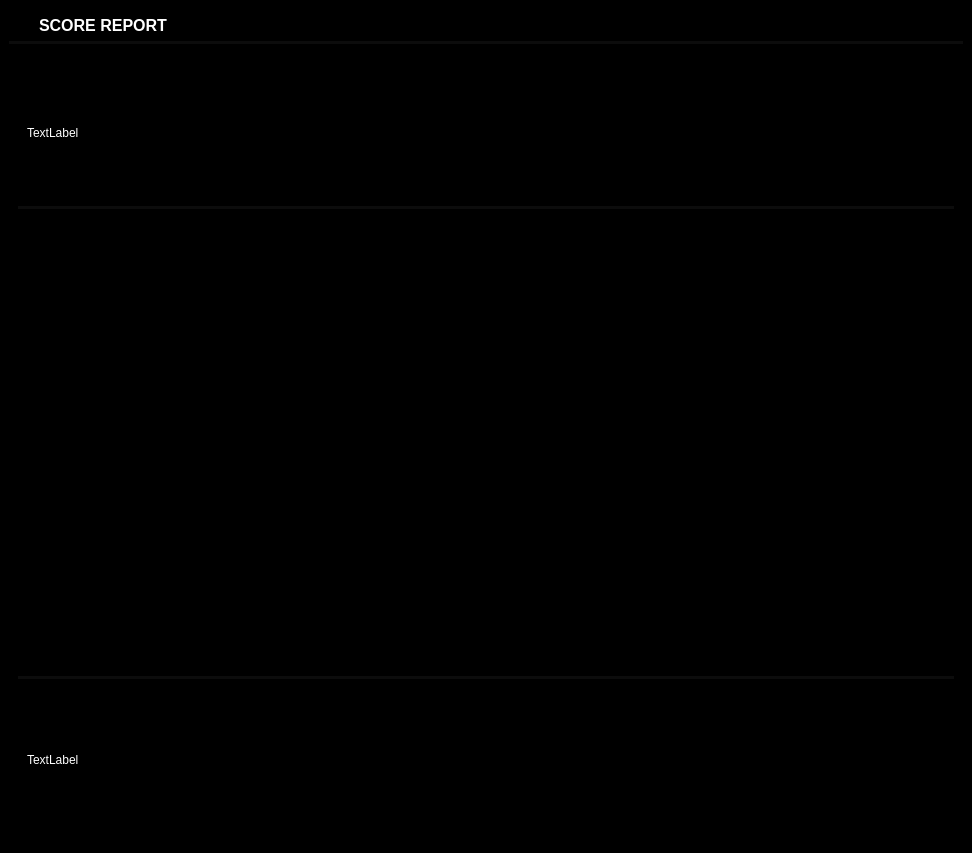
<?xml version="1.0" encoding="UTF-8"?>
<ui version="4.0">
 <class>MainWindow</class>
 <widget class="QMainWindow" name="MainWindow">
  <property name="geometry">
   <rect>
    <x>0</x>
    <y>0</y>
    <width>972</width>
    <height>853</height>
   </rect>
  </property>
  <property name="windowTitle">
   <string>MainWindow</string>
  </property>
  <property name="styleSheet">
   <string notr="true">background-color: black;
color: white;
Border: 0.5px solid white;

          </string>
  </property>
  <widget class="QWidget" name="centralwidget">
   <property name="styleSheet">
    <string notr="true">*{Border:0px}
QScrollBar:sub-page:vertical{background-color: #000000}
QScrollBar:add-page:vertical{background-color: #000000}
QScrollBar{background-color: #000000}
QScrollBar:sub-page:vertical{background-color: #000000} QScrollBar:add-page:vertical{background-color: #000000} QScrollBar{background-color: #000000}
QScrollBar::add-line:vertical { background-color: transparent}
QScrollBar::sub-line:vertical { background-color: transparent}
QScrollBar::handle:vertical {background-color: rgba(80, 80, 122, .25);}
QPushButton{color: gray}
QPushButton:hover{color: white}

QScrollBar:sub-page:horizontal{background-color: #000000}
QScrollBar:add-page:horizontal{background-color: #000000}
QScrollBar{background-color: #000000}
QScrollBar:sub-page:horizontal{background-color: #000000} QScrollBar:add-page:horizontal{background-color: #000000} QScrollBar{background-color: #000000}
QScrollBar::add-line:horizontal { background-color: transparent}
QScrollBar::sub-line:horizontal { background-color: transparent}
QScrollBar::handle:horizontal{background-color: rgba(80, 80, 122, .2);}

</string>
   </property>
   <layout class="QVBoxLayout" name="verticalLayout">
    <item>
     <widget class="QFrame" name="frame_2">
      <property name="maximumSize">
       <size>
        <width>16777215</width>
        <height>35</height>
       </size>
      </property>
      <property name="styleSheet">
       <string notr="true">Border-Bottom: 3px solid rgba(255,255,255,0.05);
</string>
      </property>
      <property name="frameShape">
       <enum>QFrame::StyledPanel</enum>
      </property>
      <property name="frameShadow">
       <enum>QFrame::Raised</enum>
      </property>
      <layout class="QHBoxLayout" name="horizontalLayout">
       <property name="spacing">
        <number>0</number>
       </property>
       <property name="leftMargin">
        <number>0</number>
       </property>
       <property name="topMargin">
        <number>0</number>
       </property>
       <property name="rightMargin">
        <number>0</number>
       </property>
       <property name="bottomMargin">
        <number>0</number>
       </property>
       <item>
        <widget class="QPushButton" name="pushButton">
         <property name="sizePolicy">
          <sizepolicy hsizetype="Preferred" vsizetype="Preferred">
           <horstretch>0</horstretch>
           <verstretch>0</verstretch>
          </sizepolicy>
         </property>
         <property name="maximumSize">
          <size>
           <width>30</width>
           <height>16777215</height>
          </size>
         </property>
         <property name="styleSheet">
          <string notr="true">Border-Bottom: 0px;</string>
         </property>
         <property name="text">
          <string/>
         </property>
         <property name="icon">
          <iconset>
           <normaloff>icons/report.svg</normaloff>icons/report.svg</iconset>
         </property>
         <property name="iconSize">
          <size>
           <width>30</width>
           <height>30</height>
          </size>
         </property>
        </widget>
       </item>
       <item>
        <widget class="QLabel" name="label">
         <property name="font">
          <font>
           <pointsize>12</pointsize>
           <weight>75</weight>
           <bold>true</bold>
          </font>
         </property>
         <property name="styleSheet">
          <string notr="true">Border-Bottom: 0px;</string>
         </property>
         <property name="text">
          <string>SCORE REPORT</string>
         </property>
        </widget>
       </item>
      </layout>
     </widget>
    </item>
    <item>
     <widget class="QFrame" name="frame">
      <property name="frameShape">
       <enum>QFrame::StyledPanel</enum>
      </property>
      <property name="frameShadow">
       <enum>QFrame::Raised</enum>
      </property>
      <layout class="QVBoxLayout" name="verticalLayout_2">
       <item>
        <widget class="QFrame" name="frame_3">
         <property name="maximumSize">
          <size>
           <width>16777215</width>
           <height>150</height>
          </size>
         </property>
         <property name="styleSheet">
          <string notr="true">Border-Bottom: 3px solid rgba(255,255,255,0.05);
</string>
         </property>
         <property name="frameShape">
          <enum>QFrame::StyledPanel</enum>
         </property>
         <property name="frameShadow">
          <enum>QFrame::Raised</enum>
         </property>
         <layout class="QVBoxLayout" name="verticalLayout_3">
          <item>
           <widget class="QLabel" name="label_2">
            <property name="styleSheet">
             <string notr="true">Border-Bottom: 0px;</string>
            </property>
            <property name="text">
             <string>TextLabel</string>
            </property>
           </widget>
          </item>
         </layout>
        </widget>
       </item>
       <item>
        <widget class="QFrame" name="frame_4">
         <property name="styleSheet">
          <string notr="true">Border-Bottom: 3px solid rgba(255,255,255,0.05);
</string>
         </property>
         <property name="frameShape">
          <enum>QFrame::StyledPanel</enum>
         </property>
         <property name="frameShadow">
          <enum>QFrame::Raised</enum>
         </property>
        </widget>
       </item>
       <item>
        <widget class="QFrame" name="frame_5">
         <property name="maximumSize">
          <size>
           <width>16777215</width>
           <height>150</height>
          </size>
         </property>
         <property name="frameShape">
          <enum>QFrame::StyledPanel</enum>
         </property>
         <property name="frameShadow">
          <enum>QFrame::Raised</enum>
         </property>
         <layout class="QVBoxLayout" name="verticalLayout_4">
          <item>
           <widget class="QLabel" name="label_3">
            <property name="text">
             <string>TextLabel</string>
            </property>
           </widget>
          </item>
         </layout>
        </widget>
       </item>
      </layout>
     </widget>
    </item>
   </layout>
  </widget>
 </widget>
 <resources/>
 <connections/>
</ui>
